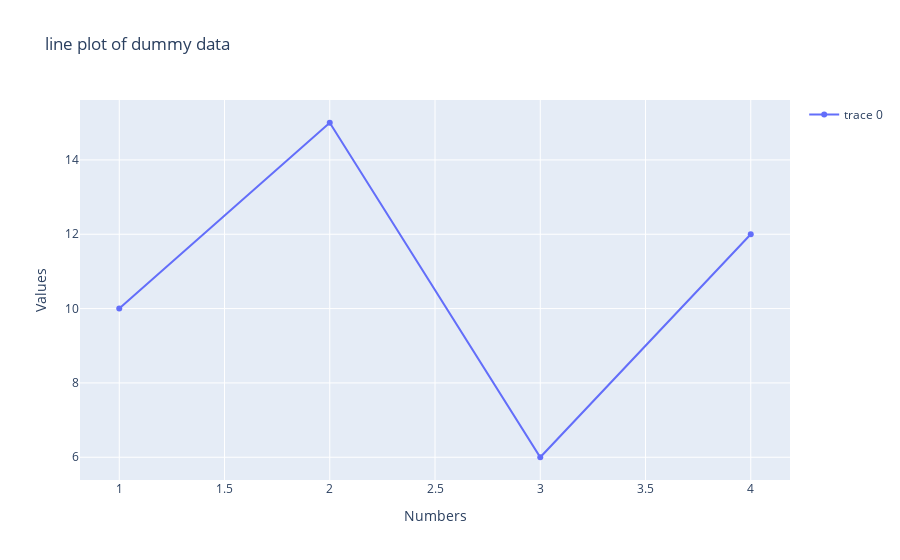

The cell this chart's notebook holds for it:
### Code cell
# custamize the plot
fig.update_layout(
    title="line plot of dummy data",
    xaxis=dict(title="Numbers"),
    yaxis=dict(title="Values"),
    showlegend=True,
)
# fig.updates_layout(
#     title="line plot of dummy data",
#     xaxis=dict(title="Numbers"),
#     yaxis=dict(title="Values"),
#     showlegend=True,
# )

### Figure 1 — Plotly figure (JSON) as saved in the notebook; plotly's stock layout.template omitted (floating-point values rounded to 4 significant figures)
{"data": [{"type": "scatter", "x": [1, 2, 3, 4], "y": [10, 15, 6, 12]}], "layout": {"showlegend": true, "title": {"text": "line plot of dummy data"}, "xaxis": {"title": {"text": "Numbers"}}, "yaxis": {"title": {"text": "Values"}}}}
